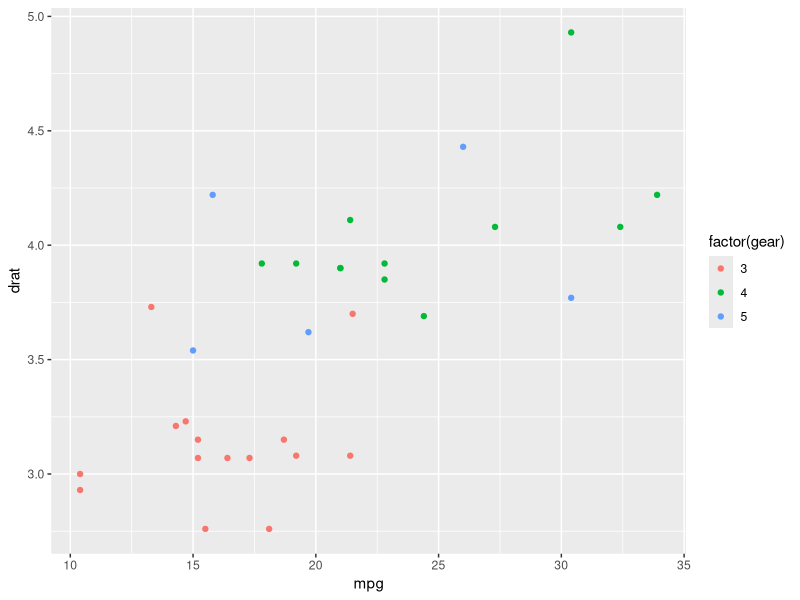
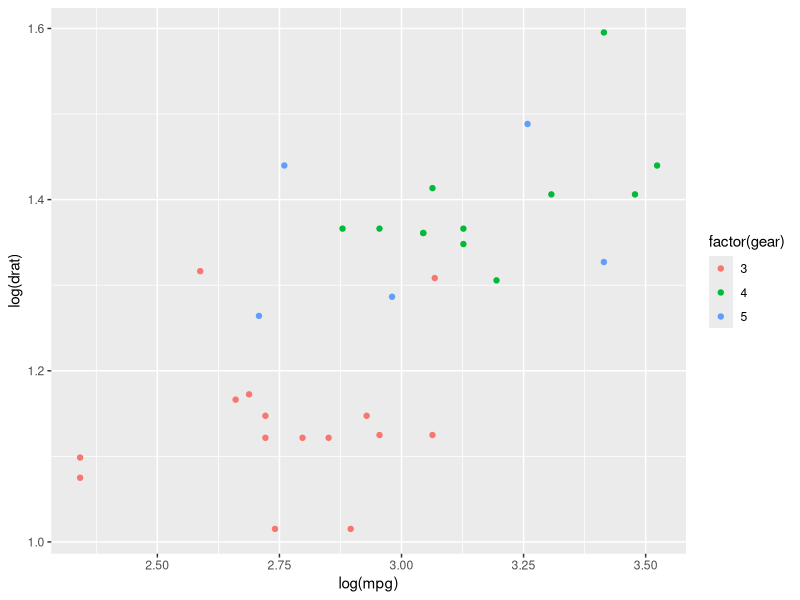
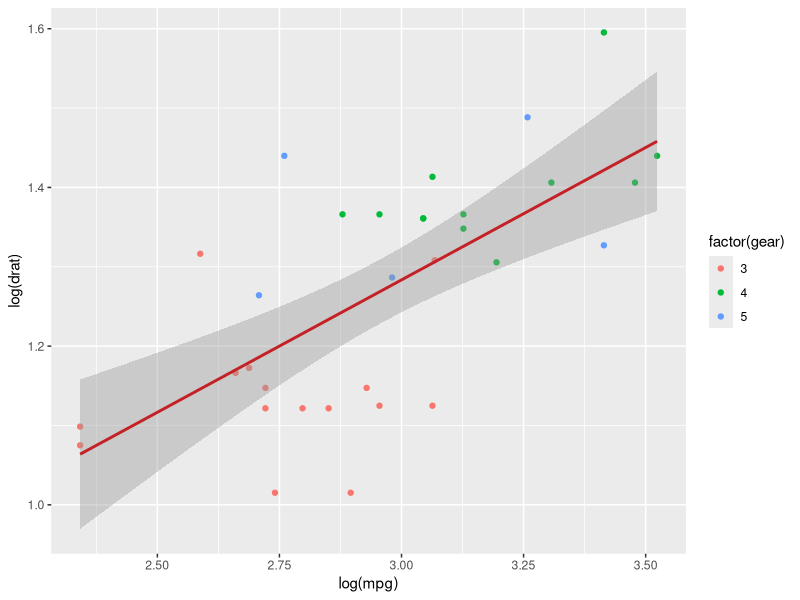
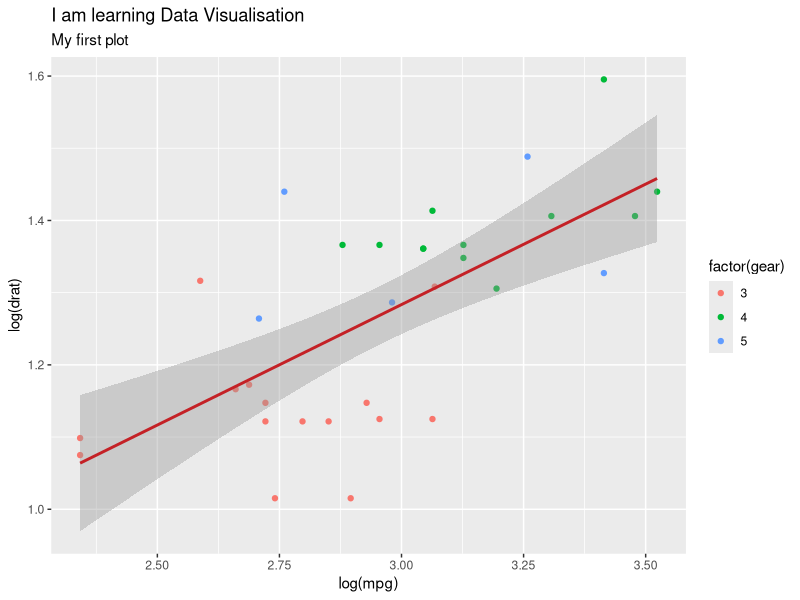
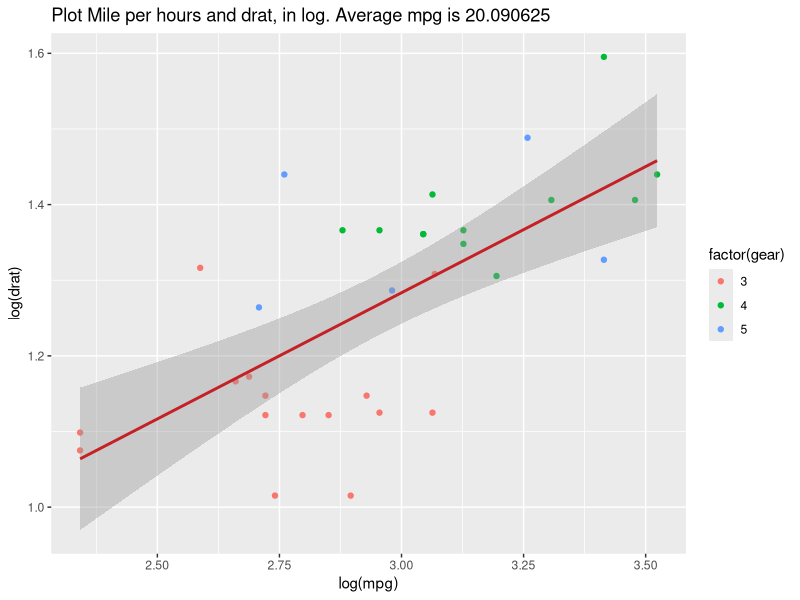
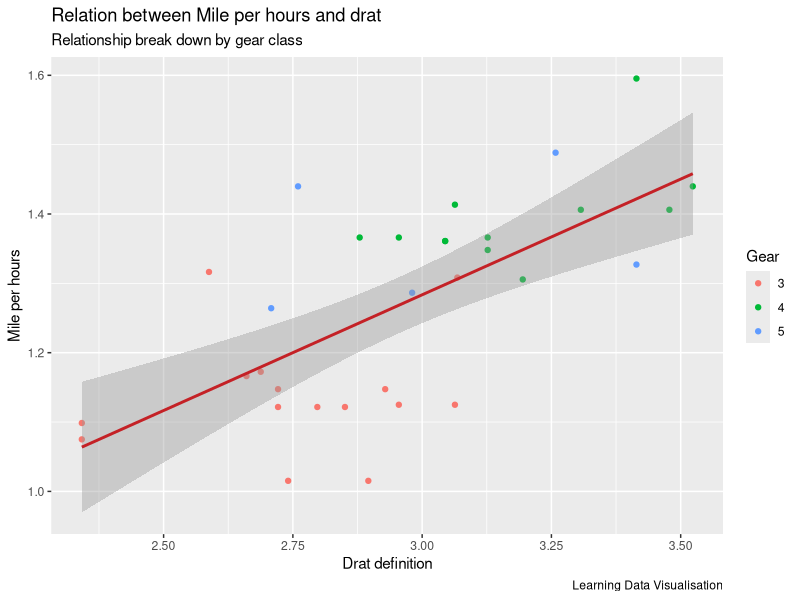
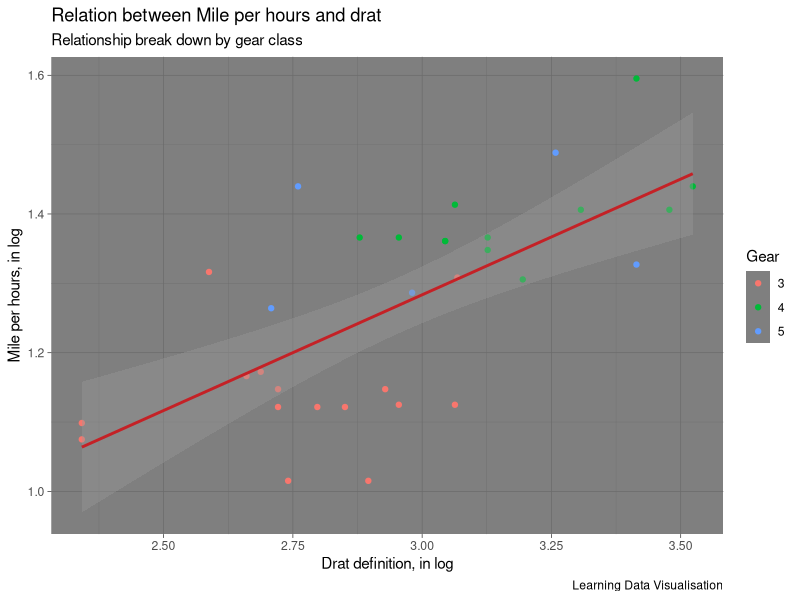
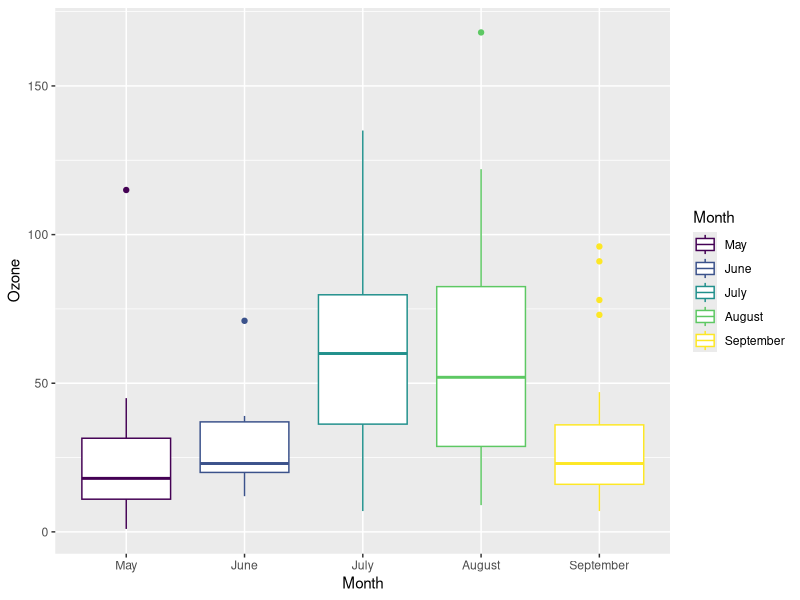

The R source for these figures, in order:
#Data Visualisation
#Scatter Plot
install.packages("ggplot2")
#ggplot2 package
#ggplot2 is very flexible, incorporates many themes and plot specification at a high level of abstraction. 

# ggplot(data, mapping=aes()) +
#   geometric object 
# 
# arguments: 
#   data: Dataset used to plot the graph
# mapping: Control the x and y-axis 
# geometric object: The type of plot you want to show. The most common object are:
#   
#   - Point: `geom_point()` 
# - Bar: `geom_bar()`
# - Line: `geom_line()` 
# - Histogram: `geom_histogram()`

#drat - rear axle ratio data

View(mtcars)
library(ggplot2)
ggplot(mtcars, aes(x = mpg, y = drat)) +
  geom_point(aes(color = factor(gear)))

ggplot(mtcars, aes(x = log(mpg), y = log(drat))) +
  geom_point(aes(color = factor(gear)))

#You can plot the fitted value of a linear regression.

my_graph <- ggplot(mtcars, aes(x = log(mpg), y = log(drat))) +
  geom_point(aes(color = factor(gear))) +
  stat_smooth(method = "lm",
              col = "#C42126",
              se = TRUE,
              size = 1)

my_graph

#You can add labels with labs()function.

# lab(title = "I am learning Data Visualisation")
# argument:
#   - title: Control the title. It is possible to change or add title with:			
#   - subtitle: Add subtitle below title			
# - caption: Add caption below the graph			
# - x: rename x-axis			
# - y: rename y-axis			
#Example:lab(title = "I am learning Data Visualisation", subtitle = "My first plot")

my_graph +
  labs(
    title = "I am learning Data Visualisation", subtitle = "My first plot"
  )

#Adding Extra Information

mean_mpg <- mean(mtcars$mpg)
my_graph + labs(
  title = paste("Plot Mile per hours and drat, in log. Average mpg is", mean_mpg)
)

#Renaming Axis
my_graph +
  labs(
    x = "Drat definition",
    y = "Mile per hours",
    color = "Gear",
    title = "Relation between Mile per hours and drat",
    subtitle = "Relationship break down by gear class",
    caption = "Learning Data Visualisation"
  )


#Themes used in Data Visualisation
# theme_bw()
# theme_light()
# theme_classis()
# theme_linedraw()
# theme_dark()
# theme_minimal()
# theme_gray()
# theme_void()

my_graph +
  theme_dark() +
  labs(
    x = "Drat definition, in log",
    y = "Mile per hours, in log",
    color = "Gear",
    title = "Relation between Mile per hours and drat",
    subtitle = "Relationship break down by gear class",
    caption = "Learning Data Visualisation"
  )

#Working Directory Check
directory <-getwd()
directory
setwd("C:Users/Himanshu/Desktop")
#Saving the Graph
ggsave("my_first_Scatter_plot.png")


######Box Plot#######
##Box plot helps to visualize the distribution of the data by quartile and detect the presence of outliers##

library(dplyr)
library(ggplot2)
# Step 1
data_air <- airquality %>%
  
  #Step 2
  select(-c(Solar.R, Temp)) %>%
  
  #Step 3
  mutate(Month = factor(Month, order = TRUE, labels = c("May", "June", "July", "August", "September")), 
         
         #Step 4 
         day_cat = factor(ifelse(Day < 10, "Begin", ifelse(Day < 20, "Middle", "End"))))



glimpse(data_air)

#Removing NA
data_air_nona <-data_air %>% na.omit()	

# Create a Box Plot
box_plot <- ggplot(data_air_nona, aes(x = Month, y = Ozone , color = Month))
# Add the geometric object box plot
box_plot +
  geom_boxplot()

#If want to flip the side
box_plot +
  geom_boxplot()+
  coord_flip()


#Checking Outliers

box_plot +
  geom_boxplot(outlier.colour = "red",
               outlier.shape = 2,
               outlier.size = 3) +
  theme_classic()


#Plot Mean in Box Plot
box_plot +
  geom_boxplot() +
  stat_summary(fun.y = mean,
               geom = "point",
               size = 3,
               color = "steelblue") +
  theme_classic()



#Bar Chart
# ggplot(data, mapping = aes()) +
#   geometric object 
# 
# arguments: 
#   data: dataset used to plot the graph 
# mapping: Control the x and y-axis 
# geometric object: The type of plot you want to show. The most common objects are:
#   
#   - Point: `geom_point()`
# - Bar: `geom_bar()`
# - Line: `geom_line()`
# - Histogram: `geom_histogram()` 

library(ggplot2)
# Most basic bar chart
ggplot(mtcars, aes(factor(cyl),
                   fill = factor(cyl))) +
  geom_bar()
#to see all the colors available in R. There are around 650 colors.
grDevices::colors()	


#Add a group in the bars
library(dplyr)
# Step 1
data <- mtcars %>% 
  #Step 2
  mutate(am = factor(am, labels = c("auto", "man")),
         cyl = factor(cyl))


ggplot(data, aes(x = cyl, fill = am)) +
  geom_bar() +
  theme_classic()

##Side By Side Bar

# Bar chart side by side
ggplot(data, aes(x = cyl, fill = am)) +
  geom_bar(position = position_dodge()) +
  theme_classic()
